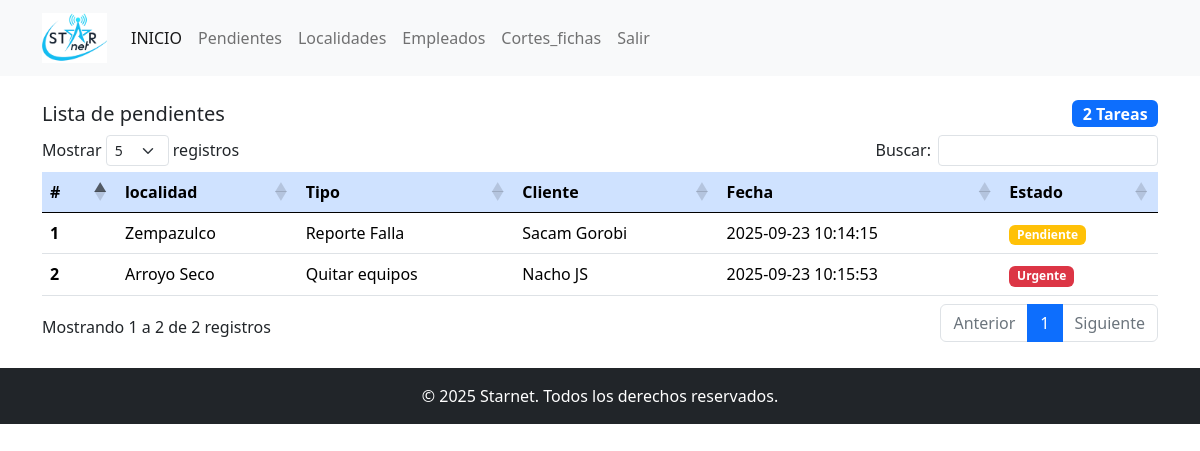
The page / on the database its author committed.
### tables this page shows
CREATE TABLE `tareas_pendientes` (
  `id_pend` int(10) NOT NULL,
  `titulo_pend` varchar(255) NOT NULL,
  `name_client` varchar(255) NOT NULL,
  `numero_tel` int(15) NOT NULL,
  `calle_refer` varchar(300) NOT NULL,
  `descrip_pend` text NOT NULL,
  `estado_pend` varchar(20) NOT NULL,
  `fecha_creacion` datetime NOT NULL,
  `id_locality_fk` int(10) NOT NULL
);

CREATE TABLE `localidad` (
  `id_localidad` int(11) NOT NULL,
  `name_locality` varchar(255) NOT NULL
);

### resources/php/index_controller.php (called while the page is built, shortened)
<?php
$conexionBD=BD::crearInstancia();
$consulta=$conexionBD->prepare("SELECT * FROM `tareas_pendientes`");
$consulta->execute();
$listaPendientes=$consulta->fetchAll();
foreach ($listaPendientes as $clave => $pendiente) {
    $sql = "SELECT * FROM localidad
    WHERE id_localidad IN (SELECT id_locality_fk FROM tareas_pendientes WHERE id_locality_fk = :id_locality_fk)";
    $consulta=$conexionBD->prepare($sql);
    $consulta->bindParam(':id_locality_fk', $pendiente['id_locality_fk']);
    $consulta->execute();
    $localityPendiente = $consulta->fetchAll();
    $listaPendientes[$clave]['locality'] = $localityPendiente;
}
?>

### index.php (the view, shortened to what this page needs)
        <?php
        include("views/header.php");
        ?>
<?php include("./resources/php/index_controller.php"); ?>
    </header>
    <main>
  <div class="container">
      <div class="d-flex justify-content-between align-items-center mb-2">
          <h5 class="mb-0">Lista de pendientes</h5>
          <span class="badge bg-primary fs-6">
              <?php echo count($listaPendientes); ?> Tareas
          </span>
      </div>
      <div class="table-responsive">
        <table class="table table-hover "  id="tablaPendientes_index" class="table table-striped table-bordered" style="width:100%">
            <thead  class="table-primary">
                    <tr>
                            <th scope="col">#</th>
                            <th scope="col">localidad</th>
                            <th scope="col">Tipo</th>
                            <th scope="col">Cliente</th>
                            <th scope="col">Fecha</th>
                            <th scope="col">Estado</th>
                    </tr>
            </thead>
            <tbody>
                    <?php
                    $cont = 1;
                    foreach($listaPendientes as $pendientes){ ?>
                    <tr class="fila-pendiente" data-idtarea="<?php echo $pendientes['id_pend'] ?>"
                    data-titulo_pend="<?php echo $pendientes['titulo_pend'] ?>"
                    data-nombre_client="<?php echo $pendientes['name_client'] ?>"
                    data-number_phone="<?php echo $pendientes['numero_tel'] ?>"
                    data-address="<?php echo $pendientes['calle_refer'] ?>"
                    data-description="<?php echo $pendientes['descrip_pend'] ?>"
                    data-estado_pend="<?php echo $pendientes['estado_pend'] ?>"
                    data-fecha_creacted="<?php echo $pendientes['fecha_creacion'] ?>"
                    data-name_locality="<?php foreach($pendientes['locality'] as $town) {
                                    echo $town['name_locality'];
                            }?>"
                    >
                            <td style="cursor: pointer;" class="fw-bold" scope="row"><?php echo $cont ?></td>
                            <td style="cursor: pointer;"><?php
                            foreach($pendientes['locality'] as $town) {
                                    echo $town['name_locality'];
                            }
                            ?></td>
                            <td style="cursor: pointer;"><?php echo $pendientes['titulo_pend'] ?></td>
                            <td style="cursor: pointer;"><?php echo $pendientes['name_client'] ?></td>
                            <td style="cursor: pointer;"><?php echo $pendientes['fecha_creacion'] ?></td>
                            <td style="cursor: pointer;">
                                    <?php
                                    $estado = $pendientes['estado_pend'];
                                    switch ($estado) {
                                            case 'Urgente':
                                            $clase = 'bg-danger';
                                            break;
                                            case 'Pendiente':
                                            $clase = 'bg-warning';
                                            break;
                                    }
                                    ?>
                                    <span class="badge fw-bold text-white <?= $clase; ?>">
                                            <?php echo $pendientes['estado_pend'] ?>
                                    </span>
                            </td>
                    </tr>
                    <?php $cont++; } ?>
            </tbody>
        </table>
    </div>
  </div>
</main>
    <?php
        include("views/footer.php");
    ?>

### rows shown on the page
tareas_pendientes: titulo_pend "Reporte Falla", name_client "Sacam Gorobi", fecha_creacion "2025-09-23 10:14:15", estado_pend "Pendiente"
localidad: name_locality "Zempazulco"
tareas_pendientes: titulo_pend "Quitar equipos", name_client "Nacho JS", fecha_creacion "2025-09-23 10:15:53", estado_pend "Urgente"
localidad: name_locality "Arroyo Seco"

### other values the page prints
count($listaPendientes) "2"
